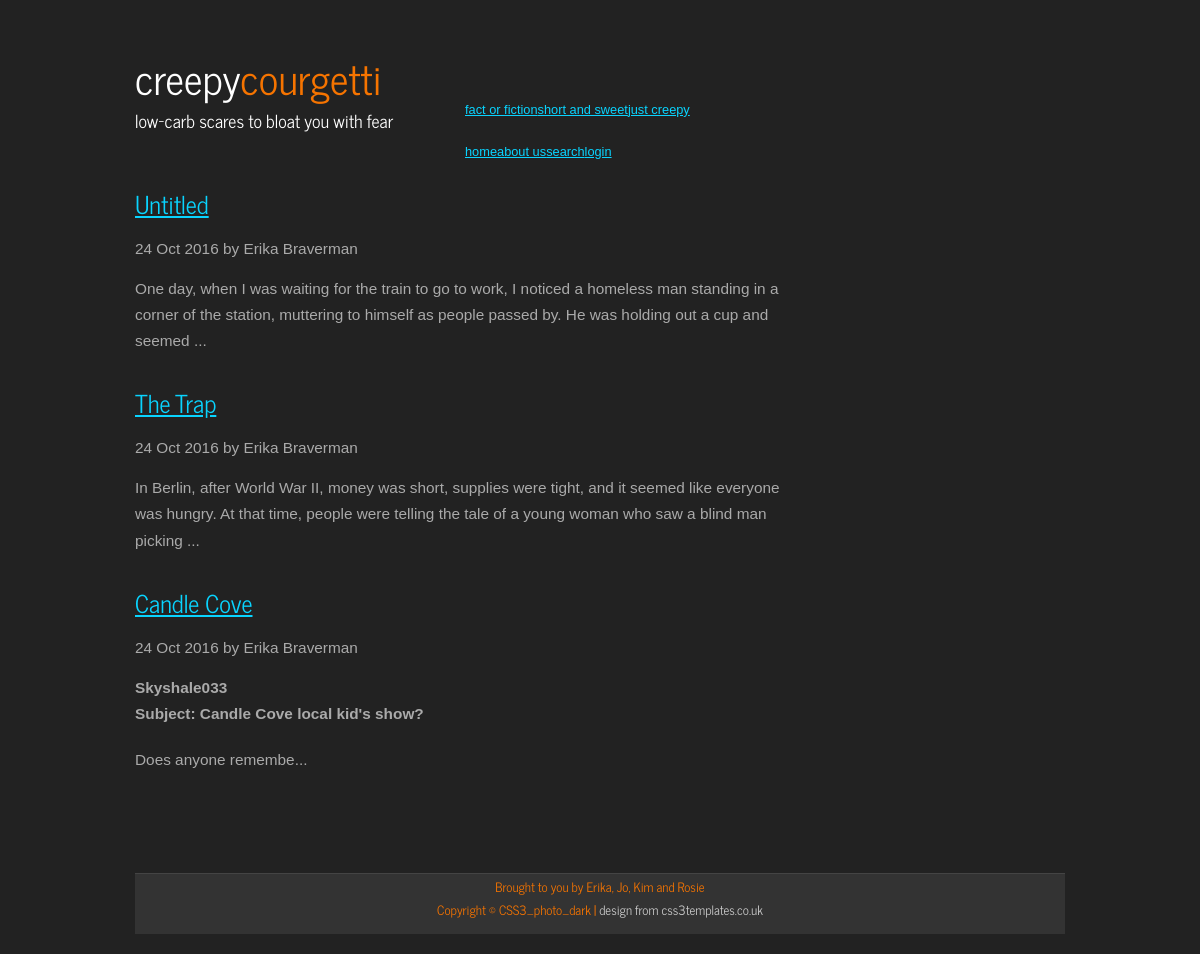
Screenshot of /?category=3 with the database file from the repository.
### tables this page shows
CREATE TABLE `articles` (
  `id` int(10) UNSIGNED NOT NULL,
  `title` varchar(255) DEFAULT NULL,
  `body` text,
  `author` int(10) UNSIGNED DEFAULT NULL,
  `category` int(11) DEFAULT NULL,
  `date` int(11) DEFAULT NULL
);

CREATE TABLE `users` (
  `id` int(11) UNSIGNED NOT NULL,
  `username` varchar(255) DEFAULT NULL,
  `password` varchar(255) DEFAULT NULL,
  `fullname` varchar(255) DEFAULT NULL,
  `role` int(11) DEFAULT NULL,
  `email` varchar(255) DEFAULT NULL
);

### index.php (called while the page is built)
<?php
include 'common.php';
$sql = "SELECT articles.id, articles.title, articles.body, users.fullname FROM articles, users
            WHERE users.id = articles.author";
if(isset($_GET['category'])) {
  $sql .= " AND articles.category = :category";
}
$sql .= " ORDER BY date DESC";
$stmt = $gPDO->prepare($sql);
$stmt->execute($_GET);
display_page('index', [
  'articles' => $stmt->fetchAll()
]);

### templates/index.phtml (the view)
<?php foreach ($vars['articles'] as $article): ?>
  <div class="list-item">
    <h2 class="list-post-title">
      <a href="article.php?id=<?= $article['id'];?>"><?= $article['title'];?></a>
    </h2>
    <div class="list-post-date">
      <time><?= date('d M Y'); ?></time> by <?= $article['fullname']; ?>
    </div>
    <br>
    <div class="post-text">
        <?= substr($article['body'],0,200).'...' ?>
    </div>
  </div>
<?php endforeach; ?>

### common.php (shortened to what this page needs)
<?php
function display_page($page, array $vars = [])
{
    foreach (['_header', $page, '_footer'] as $template) {
        include TEMPLATE_DIR.DIRECTORY_SEPARATOR.$template.TEMPLATE_EXT;
    }
}

### css/style.css (style rules this page uses)
html { height: 100%; }
* { margin: 0; padding: 0; }
body { font: normal .80em arial, sans-serif; background: #222; color: #AAA; }
p { padding: 0 0 20px 0; line-height: 1.7em; }
h1, h2, h3, h4, h5, h6 { font: normal 180% 'News Cycle', sans-serif; color: #362C20; letter-spacing: 0em; padding: 0 0 5px 0; }
h1, h2, h3 { font: normal 180% 'News Cycle', sans-serif; margin: 0 0 15px 0; padding: 0px 0 5px 0; color: #FFF; }
h2 { font: normal 160% 'News Cycle', sans-serif; padding: 9px 0 5px 0; color: #FFF; }
a, a:hover { outline: none; text-decoration: underline; color: #09D4FF; }

### rows the page displays
articles: title "Untitled", author.fullname "Erika Braverman", body "One day, when I was waiting for the train to go to work, I noticed a homeless man standing in a corner of the station, muttering to himself as people passed by. He was holding out a cup and seemed"
articles: title "The Trap", author.fullname "Erika Braverman", body "In Berlin, after World War II, money was short, supplies were tight, and it seemed like everyone was hungry. At that time, people were telling the tale of a young woman who saw a blind man picking"
articles: title "Candle Cove", author.fullname "Erika Braverman", body "Skyshale033 Subject: Candle Cove local kid's show? Does anyone remembe"

### other values shown
$category "fact or fiction"
$category "short and sweet"
$category "just creepy"
